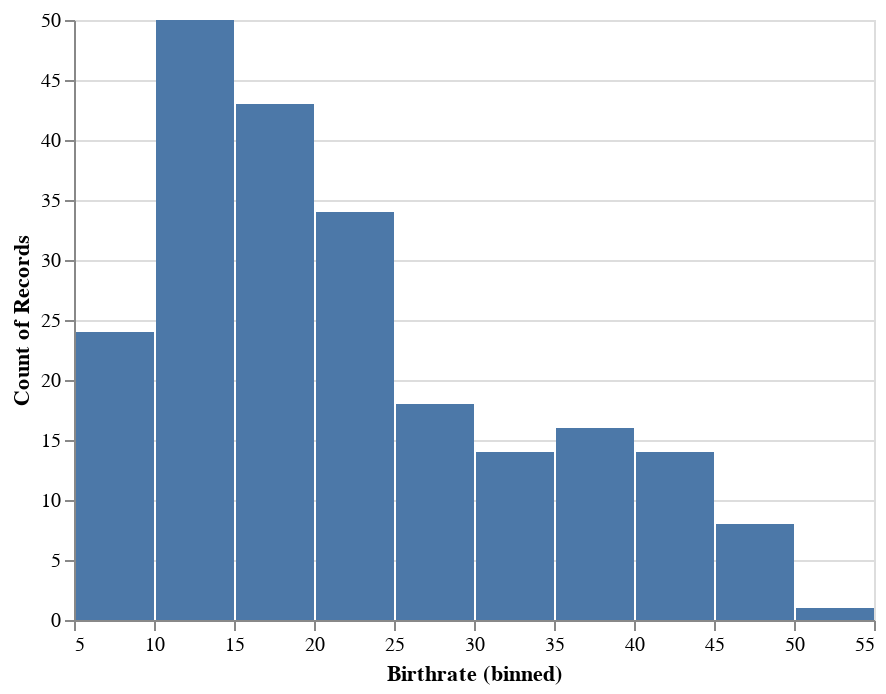

Write notebook code for a chart like this one.
### Markdown cell above
We can shortcut a lot of what we did above into a single line because once we have created a mark there is really nothing more to do with it besides add the encoding.  Because the methods are all cleverly designed to return the proper object we can string all of the calls above into a single line.  We also do not need to explicitly call display because Altair returns an object that the Jupyter environment knows how to display.

### Code cell
Chart(wd).mark_bar().encode(x=X('Birthrate', bin=True), y='count()')

### Figure 1 — Vega-Lite specification as saved in the notebook (floating-point values rounded to 4 significant figures; data arrays with more than 128 entries replaced by an {"elided": "..."} marker saying what was removed)
{"$schema": "https://vega.github.io/schema/vega-lite/v2.6.0.json", "config": {"view": {"height": 300, "width": 400}}, "data": {"name": "data-46c0b0f4d404e9b3f256854a0ec560ec"}, "datasets": {"data-46c0b0f4d404e9b3f256854a0ec560ec": {"elided": "225 records"}}, "encoding": {"x": {"bin": true, "field": "Birthrate", "type": "quantitative"}, "y": {"aggregate": "count", "type": "quantitative"}}, "mark": "bar"}
